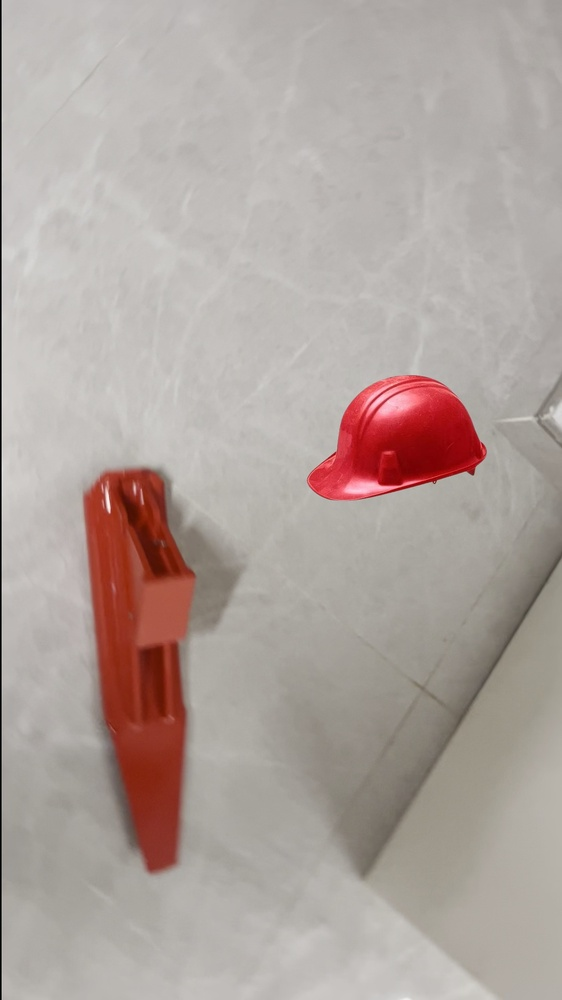
#> input picture eval/seg_compare/test_image/train/000034_42030258.jpg, 562 x 1000 px, shrunk from 1080 x 1920 before the run
$ python hsv_seg.py
#> lines starting #> are read from the running program, lines starting #| are printed output that depends on the picture; after the words box and inside, x2 and y2 are one past the last pixel; in counts of white or black regions, pixels touching at a corner belong together
#> in evaluate_split, img is the input picture: shape (1000, 562, 3); mean B, G, R 158.1, 163.4, 175.8
import os
import cv2
import numpy as np
import time
from sklearn.metrics import jaccard_score, precision_score, recall_score, f1_score

# ------------------------------
# 颜色阈值分割函数
# ------------------------------
def segment_color(image):
    hsv = cv2.cvtColor(image, cv2.COLOR_BGR2HSV)
#> hsv: shape (1000, 562, 3); mean H, S, V 19.3, 28.6, 175.8
    lower_red1 = np.array([0, 120, 70])
    upper_red1 = np.array([15, 255, 255])
    lower_red2 = np.array([170, 120, 70])
    upper_red2 = np.array([180, 255, 255])
    mask1 = cv2.inRange(hsv, lower_red1, upper_red1)
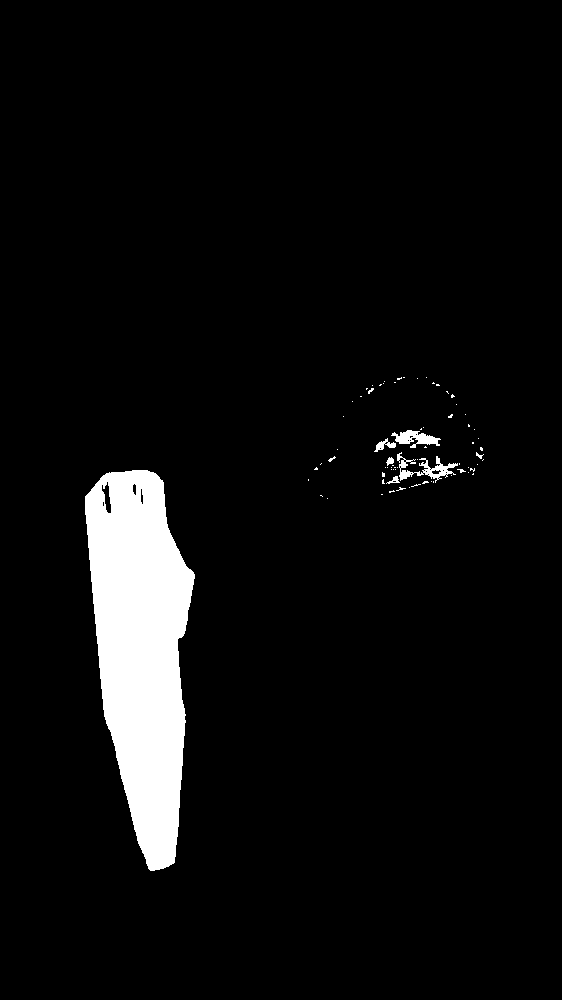
#> mask1: shape (1000, 562); 5.4% white; 72 white regions (65 under 20 px), largest, box (x1, y1, x2, y2) and area: (85, 470, 195, 871) 28960, (397, 452, 458, 483) 583, (391, 430, 441, 448) 451
    mask2 = cv2.inRange(hsv, lower_red2, upper_red2)
#> mask2: shape (1000, 562); 2.1% white; 12 white regions (10 under 20 px), largest, box (x1, y1, x2, y2) and area: (308, 376, 486, 500) 11763, (432, 470, 441, 474) 24
    mask = mask1 + mask2
#> mask: shape (1000, 562); 7.5% white; 2 white regions, box (x1, y1, x2, y2) and area: (85, 470, 195, 871) 28960, (308, 376, 486, 500) 13356
    kernel = np.ones((5,5), np.uint8)
    mask = cv2.morphologyEx(mask, cv2.MORPH_OPEN, kernel, iterations=1)
#> mask: shape (1000, 562); 7.5% white; 2 white regions, box (x1, y1, x2, y2) and area: (85, 470, 195, 871) 28938, (309, 376, 486, 500) 12933
    mask = cv2.morphologyEx(mask, cv2.MORPH_CLOSE, kernel, iterations=2)
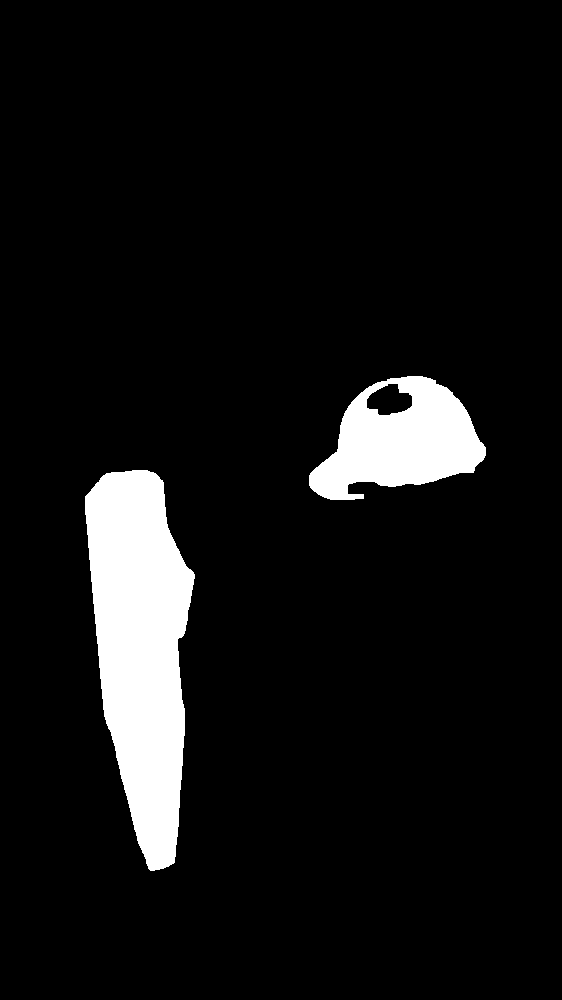
#> mask: shape (1000, 562); 7.5% white; 2 white regions
    contours, _ = cv2.findContours(mask, cv2.RETR_EXTERNAL, cv2.CHAIN_APPROX_SIMPLE)
#> contours = 2 contours; box (x1, y1, x2, y2) and area: (85, 470, 195, 871) 28712, (309, 376, 486, 500) 13752
    if contours:
        largest = max(contours, key=cv2.contourArea)
#> largest = contour of 279 points, box (x1, y1, x2, y2) (85, 470, 195, 871), area 28712
        if cv2.contourArea(largest) > 500:
            x, y, w, h = cv2.boundingRect(largest)
#> x = 85; y = 470; w = 110; h = 401
            pad = 10
            x = max(0, x-pad)
#> x = 75
            y = max(0, y-pad)
#> y = 460
            w = min(image.shape[1]-x, w+2*pad)
#> w = 130
            h = min(image.shape[0]-y, h+2*pad)
#> h = 421
            roi_mask = np.zeros_like(mask)
            roi_mask[y:y+h, x:x+w] = mask[y:y+h, x:x+w]
#> roi_mask: shape (1000, 562); 5.2% white; 1 white region, box (x1, y1, x2, y2) and area: (85, 470, 195, 871) 29145
            return roi_mask
    return mask

# ------------------------------
# 评估函数
# ------------------------------
def calc_metrics(gt, pred):
    gt_bin = gt > 0
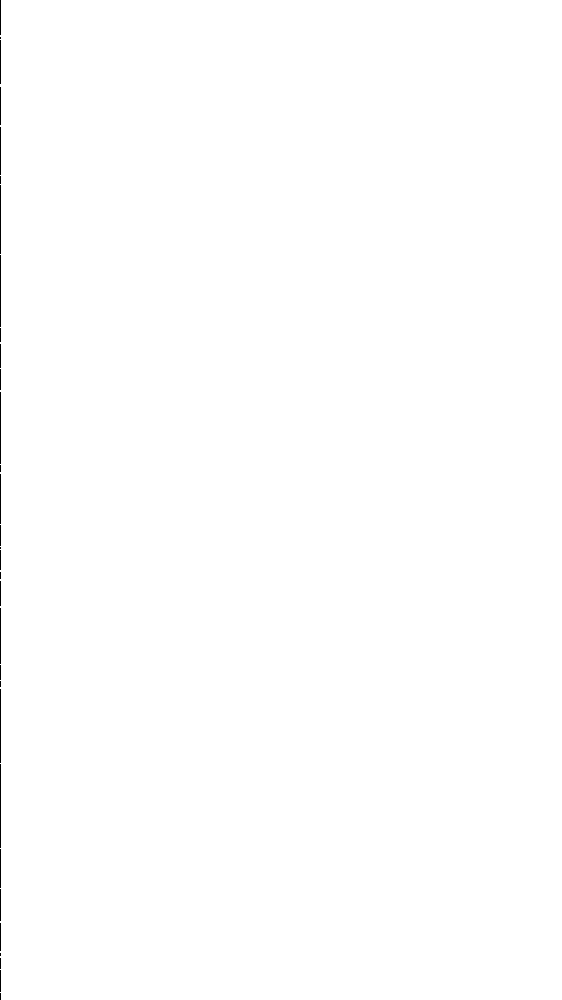
#> gt_bin: shape (1000, 562) bool; 99.8% white; black in thin lines or dots, all inside (x1, y1, x2, y2) = (0, 0, 1, 1000)
    pred_bin = pred > 0
    iou = jaccard_score(gt_bin.flatten(), pred_bin.flatten(), average='binary', zero_division=0)
#> iou = 0.0519
    pa = np.mean(gt_bin.flatten() == pred_bin.flatten())
#> pa = 0.0536
    prec = precision_score(gt_bin.flatten(), pred_bin.flatten(), zero_division=0)
#> prec = 1
    rec = recall_score(gt_bin.flatten(), pred_bin.flatten(), zero_division=0)
#> rec = 0.0519
    f1 = f1_score(gt_bin.flatten(), pred_bin.flatten(), zero_division=0)
#> f1 = 0.0988
    return iou, pa, prec, rec, f1

# ------------------------------
# 批量处理与评估函数（不输出每张图片时间）
# ------------------------------
def evaluate_split(img_dir, gt_dir, out_dir, split_name):
    os.makedirs(out_dir, exist_ok=True)
    times = []
    metrics = []
    for frame in os.listdir(img_dir):
        if not frame.lower().endswith(('.png','.jpg','.jpeg')):
            continue
        img_path = os.path.join(img_dir,frame)
        img = cv2.imread(img_path)
        if img is None:
            continue
        start = time.perf_counter()
        mask = segment_color(img)
        elapsed = time.perf_counter() - start
        times.append(elapsed)
        out_path = os.path.join(out_dir,frame)
        cv2.imwrite(out_path, mask)
        gt_path = os.path.join(gt_dir,frame)
        if os.path.exists(gt_path):
            gt = cv2.imread(gt_path, cv2.IMREAD_GRAYSCALE)
            if gt is not None:
                metrics.append(calc_metrics(gt, mask))
    if times:
        avg_time = np.mean(times) * 1000
        print(f"{split_name} average time: {avg_time:.2f} ms")
    else:
        print(f"{split_name}: No images found.")
    if metrics:
        mean = np.mean(metrics, axis=0)
#> mean = [0.0519, 0.0536, 1, 0.0519, 0.0988]
        std = np.std(metrics, axis=0)
#> std = [0, 0, 0, 0, 0]
        print(f"\n=== Color {split_name} Evaluation ===")
        print(f"IoU: {mean[0]:.4f} ± {std[0]:.4f}")
#| IoU: 0.0519 ± 0.0000
        print(f"Pixel Acc: {mean[1]:.4f} ± {std[1]:.4f}")
#| Pixel Acc: 0.0536 ± 0.0000
        print(f"Precision: {mean[2]:.4f} ± {std[2]:.4f}")
#| Precision: 1.0000 ± 0.0000
        print(f"Recall: {mean[3]:.4f} ± {std[3]:.4f}")
#| Recall: 0.0519 ± 0.0000
        print(f"F1: {mean[4]:.4f} ± {std[4]:.4f}")
#| F1: 0.0988 ± 0.0000
    else:
        print(f"{split_name}: No ground truth found, skipping metrics.")

# ------------------------------
# 主程序
# ------------------------------
if __name__ == "__main__":
    script_dir = os.path.dirname(os.path.abspath(__file__))
    base_dir = os.path.dirname(script_dir)

    train_img_dir = os.path.join(base_dir, "test_image", "train")
    train_gt_dir = os.path.join(base_dir, "test_gt", "train")
    train_out_dir = os.path.join(base_dir, "pred_color", "train")

    test_img_dir = os.path.join(base_dir, "test_image", "test")
    test_gt_dir = os.path.join(base_dir, "test_gt", "test")
    test_out_dir = os.path.join(base_dir, "pred_color", "test")

    print("=" * 50)
    print("Processing Training Set")
    print("=" * 50)
    evaluate_split(train_img_dir, train_gt_dir, train_out_dir, "Train")

    print("\n" + "=" * 50)
    print("Processing Test Set")
    print("=" * 50)
    evaluate_split(test_img_dir, test_gt_dir, test_out_dir, "Test")
#> call 2 of evaluate_split, with img_dir = 'eval/seg_compare/test_image/test', gt_dir = 'eval/seg_compare/test_gt/test', out_dir = 'eval/seg_compare/pred_color/test', split_name = 'Test'
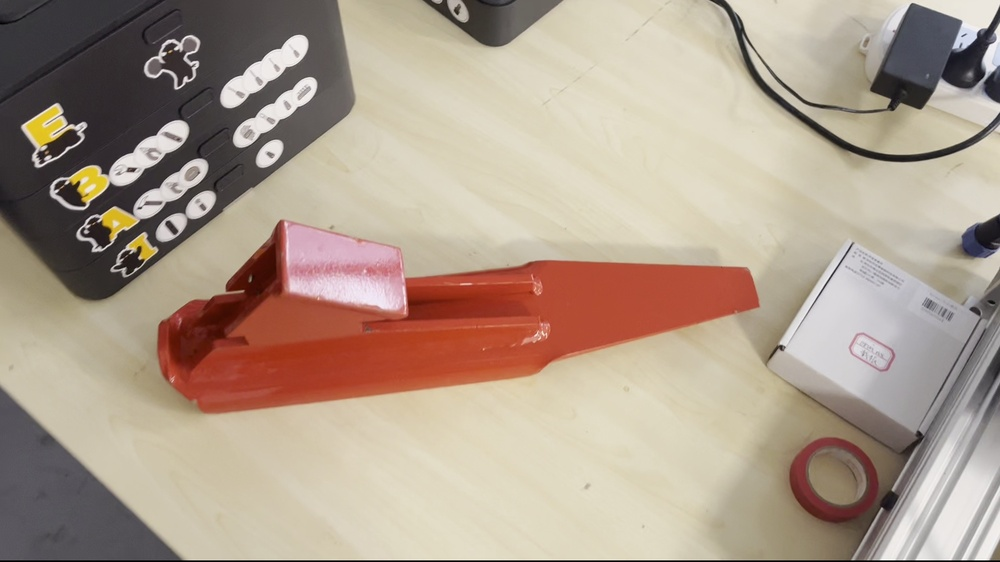
#> input picture eval/seg_compare/test_image/test/000065_1197eaf4.jpg, 1000 x 562 px, shrunk from 1920 x 1080 before the run
#> in evaluate_split, img is the input picture: shape (562, 1000, 3); mean B, G, R 140.4, 156.3, 173.5
#> in segment_color (call 2), `hsv = cv2.cvtColor(image, cv2.COLOR_BGR2HSV)`: hsv: shape (562, 1000, 3); mean H, S, V 40.9, 51.7, 173.9
#> in segment_color (call 2), `mask1 = cv2.inRange(hsv, lower_red1, upper_red1)`: mask1: shape (562, 1000); 10.3% white; 8 white regions (4 under 20 px), largest, box (x1, y1, x2, y2) and area: (157, 221, 759, 413) 56125, (790, 438, 878, 523) 1822, (864, 487, 871, 503) 36, (864, 500, 874, 512) 26
#> in segment_color (call 2), `mask2 = cv2.inRange(hsv, lower_red2, upper_red2)`: mask2: shape (562, 1000); 0.13% white; 12 white regions (6 under 20 px), largest, box (x1, y1, x2, y2) and area: (833, 468, 878, 516) 335, (802, 440, 831, 475) 149, (806, 488, 832, 510) 121, (834, 442, 860, 456) 84, (862, 456, 868, 466) 23, (800, 480, 805, 488) 21
#> in segment_color (call 2), `mask = mask1 + mask2`: mask: shape (562, 1000); 10.5% white; 4 white regions (2 under 20 px), largest, box (x1, y1, x2, y2) and area: (157, 221, 759, 413) 56129, (790, 438, 878, 523) 2629
#> in segment_color (call 2), `mask = cv2.morphologyEx(mask, cv2.MORPH_OPEN, kernel, iterations=1)`: mask: shape (562, 1000); 10.4% white; 2 white regions, box (x1, y1, x2, y2) and area: (157, 223, 759, 413) 55961, (790, 438, 878, 522) 2613
#> in segment_color (call 2), `mask = cv2.morphologyEx(mask, cv2.MORPH_CLOSE, kernel, iterations=2)`:
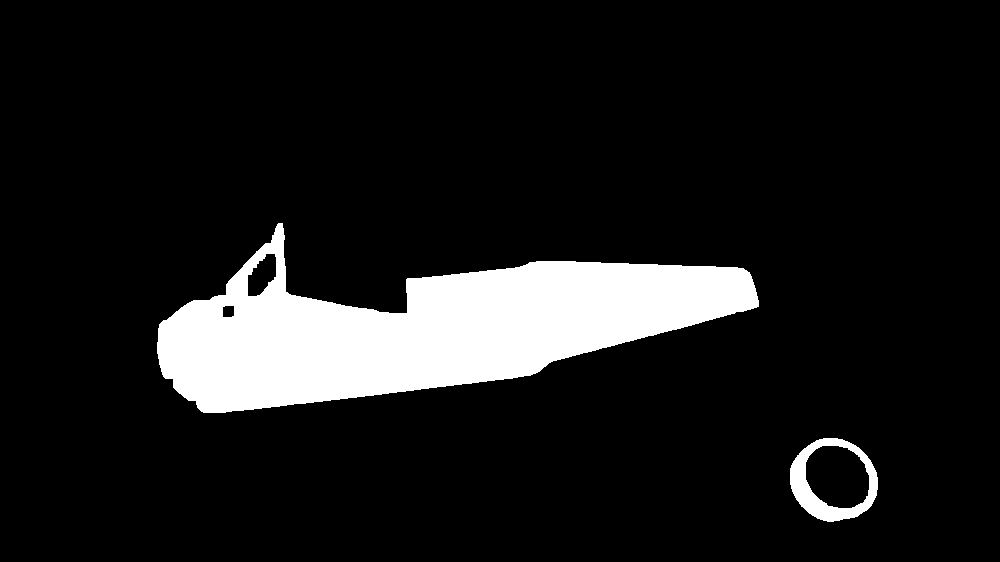
#> mask: shape (562, 1000); 10.5% white; 2 white regions
#> in segment_color (call 2), `contours, _ = cv2.findContours(mask, cv2.RETR_EXTERNAL, cv2.CHAIN_APPR..`: contours = 2 contours; box (x1, y1, x2, y2) and area: (157, 223, 759, 413) 56798, (790, 438, 878, 522) 5624
#> in segment_color (call 2), `largest = max(contours, key=cv2.contourArea)`: largest = contour of 409 points, box (x1, y1, x2, y2) (157, 223, 759, 413), area 56798
#> in segment_color (call 2), `x, y, w, h = cv2.boundingRect(largest)`: x = 157; y = 223; w = 602; h = 190
#> in segment_color (call 2), `x = max(0, x-pad)`: x = 147
#> in segment_color (call 2), `y = max(0, y-pad)`: y = 213
#> in segment_color (call 2), `w = min(image.shape[1]-x, w+2*pad)`: w = 622
#> in segment_color (call 2), `h = min(image.shape[0]-y, h+2*pad)`: h = 210
#> in segment_color (call 2), `roi_mask[y:y+h, x:x+w] = mask[y:y+h, x:x+w]`: roi_mask: shape (562, 1000); 10.1% white; 1 white region, box (x1, y1, x2, y2) and area: (157, 223, 759, 413) 56610
#> in evaluate_split (call 2), `gt = cv2.imread(gt_path, cv2.IMREAD_GRAYSCALE)`:
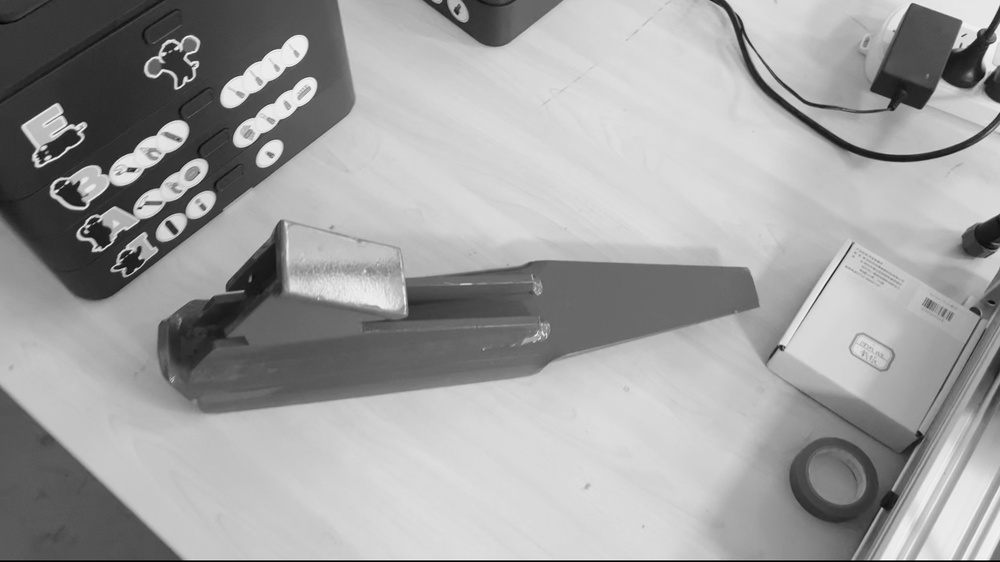
#> gt: shape (562, 1000); min 0, max 255, mean 159.6
#> in calc_metrics (call 2), `gt_bin = gt > 0`:
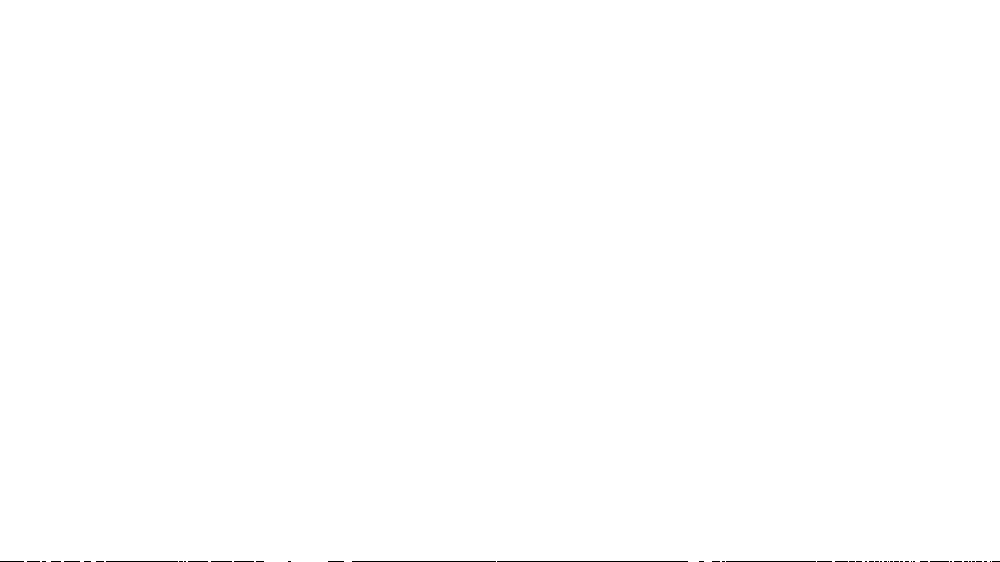
#> gt_bin: shape (562, 1000) bool; 99.9% white; black in thin lines or dots, all inside (x1, y1, x2, y2) = (0, 561, 1000, 562)
#> in calc_metrics (call 2), `iou = jaccard_score(gt_bin.flatten(), pred_bin.flatten(), average='bin..`: iou = 0.101
#> in calc_metrics (call 2), `pa = np.mean(gt_bin.flatten() == pred_bin.flatten())`: pa = 0.102
#> in calc_metrics (call 2), `rec = recall_score(gt_bin.flatten(), pred_bin.flatten(), zero_division..`: rec = 0.101
#> in calc_metrics (call 2), `f1 = f1_score(gt_bin.flatten(), pred_bin.flatten(), zero_division=0)`: f1 = 0.183
#> in evaluate_split (call 2), `mean = np.mean(metrics, axis=0)`: mean = [0.101, 0.102, 1, 0.101, 0.183]
#| IoU: 0.1009 ± 0.0000
#| Pixel Acc: 0.1022 ± 0.0000
#| Precision: 1.0000 ± 0.0000
#| Recall: 0.1009 ± 0.0000
#| F1: 0.1833 ± 0.0000
